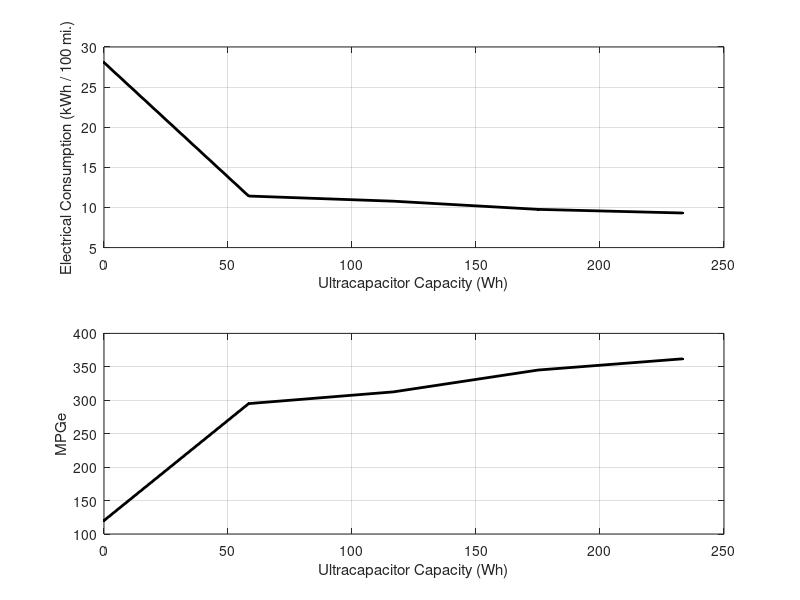

Write MATLAB code to recreate this figure. (Note: this script raises an error after producing the figure.)
%makePlots3.m
%contours instead of surf

clear all;
close all;

%%
%electrical consumption (kWh / 100 mi.) vs. ultracapacitors, for Volt-like
%split configuration
ucaps = [0 25 50 75 100];
EC = [28.063 11.424 10.783 9.763 9.31]; %kWh / 100 mi.
mpge = 100./(EC./33.7);
Wh = ucaps.*8.4.*0.2778;

figure;

subplot(2,1,1), plot(Wh,EC,'k.-','LineWidth',2);
xlabel('Ultracapacitor Capacity (Wh)');
ylabel('Electrical Consumption (kWh / 100 mi.)');
grid on;

subplot(2,1,2), plot(Wh,mpge,'k.-','LineWidth',2);
xlabel('Ultracapacitor Capacity (Wh)');
ylabel('MPGe');
grid on;

%%
%CO2 vs battery kWh
bat1 = 5:1e-1:25;
mot1 = 111;
eng1 = 60;
u1 = 0;

co2a = getData('SERIES','CO2','COMBINED','FUF',bat1,mot1,eng1,u1);
co2b = getData('PARALLEL','CO2','COMBINED','FUF',bat1,mot1,eng1,u1);
co2c = getData('SPLIT','CO2','COMBINED','FUF',bat1,mot1,eng1,u1);

figure;
hold on;
plot(bat1,co2a,'k-','LineWidth',3);
plot(bat1,co2b,'b--','LineWidth',3);
plot(bat1,co2c,'r:','LineWidth',3);
xlabel('Battery Capacity (kWh)');
ylabel('CO2 Emissions (g / mi.)');
legend('SERIES','PARALLEL','SPLIT');

%%
%CDrange vs battery kWh
cdr1 = getData('SERIES','CDRANGE','COMBINED','CD',bat1,mot1,eng1,u1);
cdr2 = getData('PARALLEL','CDRANGE','COMBINED','CD',bat1,mot1,eng1,u1);
cdr3 = getData('SPLIT','CDRANGE','COMBINED','CD',bat1,mot1,eng1,u1);

figure;
hold on;
plot(bat1,cdr1,'k-','LineWidth',3);
plot(bat1,cdr2,'b--','LineWidth',3);
plot(bat1,cdr3,'r:','LineWidth',3);
xlabel('Battery Capacity (kWh)');
ylabel('Charge-depleting Range (mi.)');
legend('SERIES','PARALLEL','SPLIT');

%%
%Charge-depleting MPGe vs. motor and engine power
bat2 = 16;
mot2 = 50:1e0:150;
eng2 = 50:1e0:75;
u2 = 0;

[m2,e2] = meshgrid(mot2,eng2);
mpge2a = getData('SERIES','MPGE','COMBINED','CD',bat2,mot2,eng2,u2);
mpge2b = getData('PARALLEL','MPGE','COMBINED','CD',bat2,mot2,eng2,u2);
mpge2c = getData('SPLIT','MPGE','COMBINED','CD',bat2,mot2,eng2,u2);

figure;
[C,h] = contour(eng2,mot2,squeeze(mpge2a));
set(h,'ShowText','on','TextStep',get(h,'LevelStep'));
view(0,90);
xlabel('Engine Power (kW)');
ylabel('Motor Power (kW)');
title('Charge-depleting MPGe (Series)');
colorbar;

figure;
[C,h] = contour(eng2,mot2,squeeze(mpge2b));
set(h,'ShowText','on','TextStep',get(h,'LevelStep'));
view(0,90);
xlabel('Engine Power (kW)');
ylabel('Motor Power (kW)');
title('Charge-depleting MPGe (Parallel)');
colorbar;

figure;
[C,h] = contour(eng2,mot2,squeeze(mpge2c));
set(h,'ShowText','on','TextStep',get(h,'LevelStep'));
view(0,90);
xlabel('Engine Power (kW)');
ylabel('Motor Power (kW)');
title('Charge-depleting MPGe (Split)');
colorbar;

%%
%Charge-sustaining MPG vs. motor and engine power
mpg1 = getData('SERIES','MPG','COMBINED','CS',bat2,mot2,eng2,u2);
mpg2 = getData('PARALLEL','MPG','COMBINED','CS',bat2,mot2,eng2,u2);
mpg3 = getData('SPLIT','MPG','COMBINED','CS',bat2,mot2,eng2,u2);

figure;
[C,h] = contour(eng2,mot2,squeeze(mpg1));
set(h,'ShowText','on','TextStep',get(h,'LevelStep'));
view(0,90);
xlabel('Engine Power (kW)');
ylabel('Motor Power (kW)');
title('Charge-sustaining MPG (Series)');
colorbar;

figure;
[C,h] = contour(eng2,mot2,squeeze(mpg2));
set(h,'ShowText','on','TextStep',get(h,'LevelStep'));
view(0,90);
xlabel('Engine Power (kW)');
ylabel('Motor Power (kW)');
title('Charge-sustaining MPG (Parallel)');
colorbar;

figure;
[C,h] = contour(eng2,mot2,squeeze(mpg3));
set(h,'ShowText','on','TextStep',get(h,'LevelStep'));
view(0,90);
xlabel('Engine Power (kW)');
ylabel('Motor Power (kW)');
title('Charge-sustaining MPG (Split)');
colorbar;

%%
%CO2 vs. motor and engine power
mpge3a = getData('SERIES','CO2','COMBINED','FUF',bat2,mot2,eng2,u2);
mpge3b = getData('PARALLEL','CO2','COMBINED','FUF',bat2,mot2,eng2,u2);
mpge3c = getData('SPLIT','CO2','COMBINED','FUF',bat2,mot2,eng2,u2);

figure;
[C,h] = contour(eng2,mot2,squeeze(mpge3a));
set(h,'ShowText','on','TextStep',get(h,'LevelStep'));
view(0,90);
xlabel('Engine Power (kW)');
ylabel('Motor Power (kW)');
title('CO2 Emissions, g/mi. (Series)');
colorbar;

figure;
[C,h] = contour(eng2,mot2,squeeze(mpge3b));
set(h,'ShowText','on','TextStep',get(h,'LevelStep'));
view(0,90);
xlabel('Engine Power (kW)');
ylabel('Motor Power (kW)');
title('CO2 Emissions, g/mi. (Parallel)');
colorbar;

figure;
[C,h] = contour(eng2,mot2,squeeze(mpge3c));
set(h,'ShowText','on','TextStep',get(h,'LevelStep'));
view(0,90);
xlabel('Engine Power (kW)');
ylabel('Motor Power (kW)');
title('CO2 Emissions, g/mi. (Split)');
colorbar;

%%
%CDrange vs. motor and engine power
mpge4a = getData('SERIES','CDRANGE','COMBINED','CD',bat2,mot2,eng2,u2);
mpge4b = getData('PARALLEL','CDRANGE','COMBINED','CD',bat2,mot2,eng2,u2);
mpge4c = getData('SPLIT','CDRANGE','COMBINED','CD',bat2,mot2,eng2,u2);

figure;
[C,h] = contour(eng2,mot2,squeeze(mpge4a));
set(h,'ShowText','on','TextStep',get(h,'LevelStep'));
view(0,90);
xlabel('Engine Power (kW)');
ylabel('Motor Power (kW)');
title('Charge-depleting range, mi. (Series)');
colorbar;

figure;
[C,h] = contour(eng2,mot2,squeeze(mpge4b));
set(h,'ShowText','on','TextStep',get(h,'LevelStep'));
view(0,90);
xlabel('Engine Power (kW)');
ylabel('Motor Power (kW)');
title('Charge-depleting range, mi. (Parallel)');
colorbar;

figure;
[C,h] = contour(eng2,mot2,squeeze(mpge4c));
set(h,'ShowText','on','TextStep',get(h,'LevelStep'));
view(0,90);
xlabel('Engine Power (kW)');
ylabel('Motor Power (kW)');
title('Charge-depleting range, mi. (Split)');
colorbar;

%%
%0-60mph time vs. motor and engine power
at1 = getData('SERIES','ACCELTIME','COMBINED','CD',bat2,mot2,eng2,u2);
at2 = getData('PARALLEL','ACCELTIME','COMBINED','CD',bat2,mot2,eng2,u2);
at3 = getData('SPLIT','ACCELTIME','COMBINED','CD',bat2,mot2,eng2,u2);

figure;
[C,h] = contour(eng2,mot2,squeeze(at1));
set(h,'ShowText','on','TextStep',get(h,'LevelStep'));
view(0,90);
xlabel('Engine Power (kW)');
ylabel('Motor Power (kW)');
title('0-60 mph Acceleration Time, s (Series)');
colorbar;

figure;
[C,h] = contour(eng2,mot2,squeeze(at2));
set(h,'ShowText','on','TextStep',get(h,'LevelStep'));
view(0,90);
xlabel('Engine Power (kW)');
ylabel('Motor Power (kW)');
title('0-60 mph Acceleration Time, s (Parallel)');
colorbar;

figure;
[C,h] = contour(eng2,mot2,squeeze(at3));
set(h,'ShowText','on','TextStep',get(h,'LevelStep'));
view(0,90);
xlabel('Engine Power (kW)');
ylabel('Motor Power (kW)');
title('0-60 mph Acceleration Time, s (Split)');
colorbar;

%%
%0-60mph time vs. motor and engine power, charge-sustaining
at4 = getData('SERIES','ACCELTIME','COMBINED','CS',bat2,mot2,eng2,u2);
at5 = getData('PARALLEL','ACCELTIME','COMBINED','CS',bat2,mot2,eng2,u2);
at6 = getData('SPLIT','ACCELTIME','COMBINED','CS',bat2,mot2,eng2,u2);

figure;
[C,h] = contour(eng2,mot2,squeeze(at4));
set(h,'ShowText','on','TextStep',get(h,'LevelStep'));
view(0,90);
xlabel('Engine Power (kW)');
ylabel('Motor Power (kW)');
title('0-60 mph Acceleration Time, s (Series, Charge-sustaining)');
colorbar;

figure;
[C,h] = contour(eng2,mot2,squeeze(at5));
set(h,'ShowText','on','TextStep',get(h,'LevelStep'));
view(0,90);
xlabel('Engine Power (kW)');
ylabel('Motor Power (kW)');
title('0-60 mph Acceleration Time, s (Parallel, Charge-sustaining)');
colorbar;

figure;
[C,h] = contour(eng2,mot2,squeeze(at6));
set(h,'ShowText','on','TextStep',get(h,'LevelStep'));
view(0,90);
xlabel('Engine Power (kW)');
ylabel('Motor Power (kW)');
title('0-60 mph Acceleration Time, s (Split, Charge-sustaining)');
colorbar;

%%
%pricing plot
bv = 16;
m = 50:1:150;
ev = 60;
uv = 0;

msrp = getMinMSRP(bv,m,ev,uv);
convMSRP = getMSRP(m+ev);
batteryCost = getBatteryCost(m,bv,'argonneMidModel');
motorCost = getMotorCost(m);
engineCost = getEngineCost(ev);

figure;
hold on;
plot(m,msrp,'k-','LineWidth',6);
plot(m,convMSRP,'b--','LineWidth',3);
plot(m,batteryCost,'go-.','LineWidth',3);
plot(m,motorCost,'rs-','LineWidth',3);
plot(m,engineCost,'c+-','LineWidth',3);
% plot(m,convMSRP+batteryCost+motorCost+engineCost,'ro');
xlabel('Motor Power (kW)');
ylabel('Cost ($)');
legend('Total MSRP Model','Base Cost','Battery Cost','Motor Cost','Engine Cost');
grid on;
